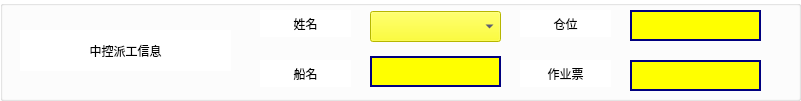
  <widget class="QGroupBox" name="groupBox_6">
   <property name="geometry">
    <rect>
     <x>0</x>
     <y>60</y>
     <width>801</width>
     <height>101</height>
    </rect>
   </property>
   <property name="styleSheet">
    <string notr="true">background-color: rgb(255, 255, 255);</string>
   </property>
   <property name="title">
    <string/>
   </property>
   <widget class="QLabel" name="label_35">
    <property name="geometry">
     <rect>
      <x>260</x>
      <y>10</y>
      <width>91</width>
      <height>27</height>
     </rect>
    </property>
    <property name="sizePolicy">
     <sizepolicy hsizetype="Minimum" vsizetype="Fixed">
      <horstretch>0</horstretch>
      <verstretch>0</verstretch>
     </sizepolicy>
    </property>
    <property name="minimumSize">
     <size>
      <width>0</width>
      <height>0</height>
     </size>
    </property>
    <property name="maximumSize">
     <size>
      <width>140</width>
      <height>16777215</height>
     </size>
    </property>
    <property name="styleSheet">
     <string notr="true">font: 75 24pt &quot;黑体&quot;;
color: rgb(0, 0, 0);</string>
    </property>
    <property name="text">
     <string>姓名</string>
    </property>
    <property name="alignment">
     <set>Qt::AlignCenter</set>
    </property>
   </widget>
   <widget class="QLabel" name="label_44">
    <property name="geometry">
     <rect>
      <x>260</x>
      <y>60</y>
      <width>91</width>
      <height>27</height>
     </rect>
    </property>
    <property name="sizePolicy">
     <sizepolicy hsizetype="Minimum" vsizetype="Fixed">
      <horstretch>0</horstretch>
      <verstretch>0</verstretch>
     </sizepolicy>
    </property>
    <property name="minimumSize">
     <size>
      <width>0</width>
      <height>0</height>
     </size>
    </property>
    <property name="maximumSize">
     <size>
      <width>140</width>
      <height>16777215</height>
     </size>
    </property>
    <property name="styleSheet">
     <string notr="true">font: 75 24pt &quot;黑体&quot;;
color: rgb(0, 0, 0);</string>
    </property>
    <property name="text">
     <string>船名</string>
    </property>
    <property name="alignment">
     <set>Qt::AlignCenter</set>
    </property>
   </widget>
   <widget class="QLabel" name="ConShipName">
    <property name="geometry">
     <rect>
      <x>370</x>
      <y>56</y>
      <width>131</width>
      <height>31</height>
     </rect>
    </property>
    <property name="sizePolicy">
     <sizepolicy hsizetype="Minimum" vsizetype="Preferred">
      <horstretch>0</horstretch>
      <verstretch>0</verstretch>
     </sizepolicy>
    </property>
    <property name="minimumSize">
     <size>
      <width>0</width>
      <height>0</height>
     </size>
    </property>
    <property name="maximumSize">
     <size>
      <width>200</width>
      <height>16777215</height>
     </size>
    </property>
    <property name="styleSheet">
     <string notr="true">font: 75 24pt &quot;黑体&quot;;
background-color: rgb(255, 255, 0);
color: rgb(0, 0, 127);
border-color: rgb(255, 255, 255);</string>
    </property>
    <property name="frameShape">
     <enum>QFrame::WinPanel</enum>
    </property>
    <property name="frameShadow">
     <enum>QFrame::Plain</enum>
    </property>
    <property name="text">
     <string/>
    </property>
   </widget>
   <widget class="QLabel" name="label_45">
    <property name="geometry">
     <rect>
      <x>520</x>
      <y>60</y>
      <width>91</width>
      <height>27</height>
     </rect>
    </property>
    <property name="sizePolicy">
     <sizepolicy hsizetype="Minimum" vsizetype="Fixed">
      <horstretch>0</horstretch>
      <verstretch>0</verstretch>
     </sizepolicy>
    </property>
    <property name="minimumSize">
     <size>
      <width>0</width>
      <height>0</height>
     </size>
    </property>
    <property name="maximumSize">
     <size>
      <width>140</width>
      <height>16777215</height>
     </size>
    </property>
    <property name="styleSheet">
     <string notr="true">font: 75 24pt &quot;黑体&quot;;
color: rgb(0, 0, 0);</string>
    </property>
    <property name="text">
     <string>作业票</string>
    </property>
    <property name="alignment">
     <set>Qt::AlignCenter</set>
    </property>
   </widget>
   <widget class="QLabel" name="ConWorkNum">
    <property name="geometry">
     <rect>
      <x>630</x>
      <y>60</y>
      <width>131</width>
      <height>31</height>
     </rect>
    </property>
    <property name="sizePolicy">
     <sizepolicy hsizetype="Minimum" vsizetype="Preferred">
      <horstretch>0</horstretch>
      <verstretch>0</verstretch>
     </sizepolicy>
    </property>
    <property name="minimumSize">
     <size>
      <width>0</width>
      <height>0</height>
     </size>
    </property>
    <property name="maximumSize">
     <size>
      <width>200</width>
      <height>16777215</height>
     </size>
    </property>
    <property name="styleSheet">
     <string notr="true">font: 75 24pt &quot;黑体&quot;;
background-color: rgb(255, 255, 0);
color: rgb(0, 0, 127);
border-color: rgb(255, 255, 255);</string>
    </property>
    <property name="frameShape">
     <enum>QFrame::WinPanel</enum>
    </property>
    <property name="frameShadow">
     <enum>QFrame::Plain</enum>
    </property>
    <property name="text">
     <string/>
    </property>
   </widget>
   <widget class="QLabel" name="ConCabinNum">
    <property name="geometry">
     <rect>
      <x>630</x>
      <y>10</y>
      <width>131</width>
      <height>31</height>
     </rect>
    </property>
    <property name="sizePolicy">
     <sizepolicy hsizetype="Minimum" vsizetype="Preferred">
      <horstretch>0</horstretch>
      <verstretch>0</verstretch>
     </sizepolicy>
    </property>
    <property name="minimumSize">
     <size>
      <width>0</width>
      <height>0</height>
     </size>
    </property>
    <property name="maximumSize">
     <size>
      <width>200</width>
      <height>16777215</height>
     </size>
    </property>
    <property name="styleSheet">
     <string notr="true">font: 75 24pt &quot;黑体&quot;;
background-color: rgb(255, 255, 0);
color: rgb(0, 0, 127);
border-color: rgb(255, 255, 255);</string>
    </property>
    <property name="frameShape">
     <enum>QFrame::WinPanel</enum>
    </property>
    <property name="frameShadow">
     <enum>QFrame::Plain</enum>
    </property>
    <property name="text">
     <string/>
    </property>
   </widget>
   <widget class="QLabel" name="label_46">
    <property name="geometry">
     <rect>
      <x>520</x>
      <y>10</y>
      <width>91</width>
      <height>27</height>
     </rect>
    </property>
    <property name="sizePolicy">
     <sizepolicy hsizetype="Minimum" vsizetype="Fixed">
      <horstretch>0</horstretch>
      <verstretch>0</verstretch>
     </sizepolicy>
    </property>
    <property name="minimumSize">
     <size>
      <width>0</width>
      <height>0</height>
     </size>
    </property>
    <property name="maximumSize">
     <size>
      <width>140</width>
      <height>16777215</height>
     </size>
    </property>
    <property name="styleSheet">
     <string notr="true">font: 75 24pt &quot;黑体&quot;;
color: rgb(0, 0, 0);</string>
    </property>
    <property name="text">
     <string>仓位</string>
    </property>
    <property name="alignment">
     <set>Qt::AlignCenter</set>
    </property>
   </widget>
   <widget class="QLabel" name="label_37">
    <property name="geometry">
     <rect>
      <x>20</x>
      <y>30</y>
      <width>211</width>
      <height>41</height>
     </rect>
    </property>
    <property name="sizePolicy">
     <sizepolicy hsizetype="Minimum" vsizetype="Fixed">
      <horstretch>0</horstretch>
      <verstretch>0</verstretch>
     </sizepolicy>
    </property>
    <property name="minimumSize">
     <size>
      <width>0</width>
      <height>0</height>
     </size>
    </property>
    <property name="maximumSize">
     <size>
      <width>12234</width>
      <height>16777215</height>
     </size>
    </property>
    <property name="styleSheet">
     <string notr="true">font: 75 24pt &quot;黑体&quot;;
color: rgb(0, 0, 0);</string>
    </property>
    <property name="text">
     <string>中控派工信息</string>
    </property>
    <property name="alignment">
     <set>Qt::AlignCenter</set>
    </property>
   </widget>
   <widget class="QComboBox" name="ComDriverName">
    <property name="geometry">
     <rect>
      <x>370</x>
      <y>11</y>
      <width>131</width>
      <height>31</height>
     </rect>
    </property>
    <property name="styleSheet">
     <string notr="true">font: 75 24pt &quot;黑体&quot;;
background-color: rgb(255, 255, 0);
color: rgb(0, 0, 127);
border-color: rgb(255, 255, 255);</string>
    </property>
   </widget>
  </widget>
